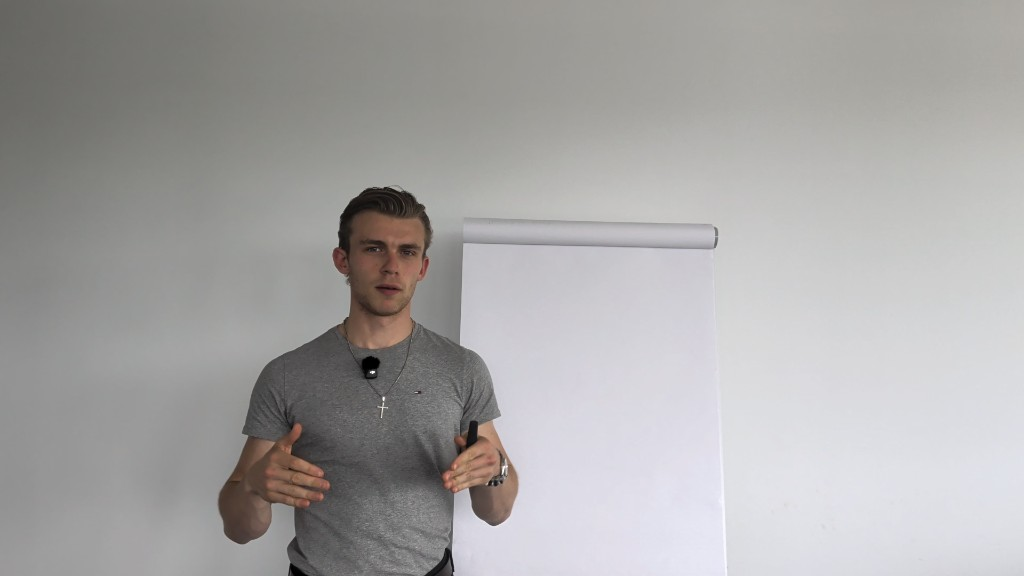
#> input picture 0610.png, 1024 x 576 px, found by its file name
$ python render-thumbnail-preview.py
#> lines starting #> are read from the running program, lines starting #| are printed output that depends on the picture
"""Render Studio-preset thumbnail preview PNG (1280x720)."""
from PIL import Image, ImageDraw, ImageFont

W, H = 1280, 720
SRC = "0610.png"
OUT = "thumbnail-preview-capture.png"

# brand.md
ACCENT = (236, 106, 55)
HEADLINE = (47, 42, 36)
SUBLINE = (120, 148, 100)
LINEN = (251, 248, 243)
CLOUD = (245, 242, 236)
BORDER = (217, 209, 199)

img = Image.open(SRC).convert("RGB")
#> img is the input picture: PIL image 1024x576 RGB; mean R, G, B 167.7, 166.2, 165.8
iw, ih = img.size
#> iw = 1024; ih = 576
target_ratio = W / H
src_ratio = iw / ih
#> src_ratio = 1.78
if src_ratio > target_ratio:
    nh = ih
    nw = int(ih * target_ratio)
    left = (iw - nw) // 2
    img = img.crop((left, 0, left + nw, ih))
else:
    nw = iw
#> nw = 1024
    nh = int(iw / target_ratio)
#> nh = 576
    top = (ih - nh) // 2
#> top = 0
    img = img.crop((0, top, iw, top + nh))
img = img.resize((W, H), Image.Resampling.LANCZOS)
#> img: PIL image 1280x720 RGB

canvas = img.copy()
overlay = Image.new("RGBA", (W, H), (0, 0, 0, 0))
#> overlay: PIL image 1280x720 RGBA; every value is 0
draw_ov = ImageDraw.Draw(overlay)
for x in range(W):
    t = x / W
    if t < 0.44:
        a = 0
    elif t < 0.62:
        a = int(125 * (t - 0.44) / 0.18)
    elif t < 0.90:
        a = int(125 + 51 * (t - 0.62) / 0.28)
    else:
        a = 176
    draw_ov.line([(x, 0), (x, H)], fill=(*LINEN, a) if t < 0.75 else (*CLOUD, a))
canvas = Image.alpha_composite(canvas.convert("RGBA"), overlay).convert("RGB")
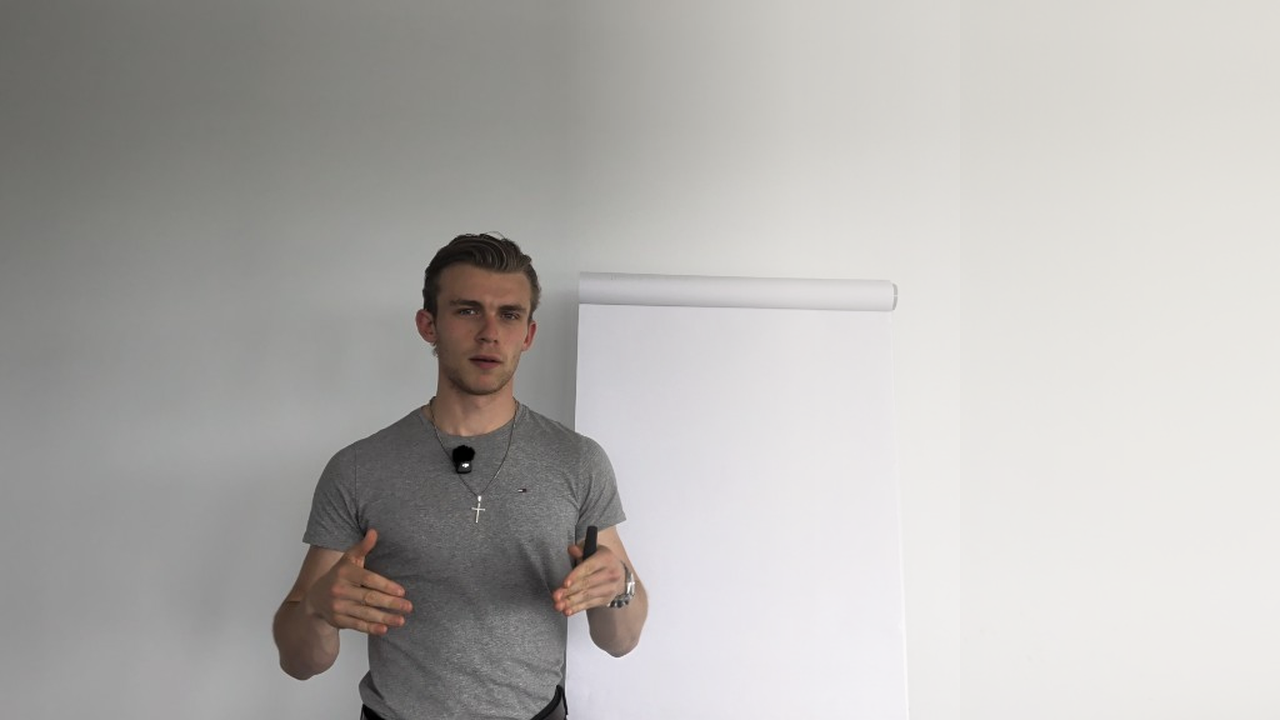
#> canvas: PIL image 1280x720 RGB; mean R, G, B 180.9, 178.8, 176.4
draw = ImageDraw.Draw(canvas)

try:
    font_ep = ImageFont.truetype("arialbd.ttf", 28)
    font_hl = ImageFont.truetype("arialbd.ttf", 72)
    font_sl = ImageFont.truetype("arial.ttf", 34)
except OSError:
    font_ep = ImageFont.load_default()
    font_hl = ImageFont.load_default()
    font_sl = ImageFont.load_default()

# badge
ep = "VIDEO"
bbox = draw.textbbox((0, 0), ep, font=font_ep)
#> bbox = (0, 6, 89, 26)
ep_w = bbox[2] - bbox[0] + 24
#> ep_w = 113
ep_h = bbox[3] - bbox[1] + 16
#> ep_h = 36
ep_x, ep_y = 45, 43
draw.rectangle([ep_x, ep_y, ep_x + ep_w, ep_y + ep_h], fill=ACCENT)
draw.text((ep_x + 12, ep_y + 6), ep, fill=(255, 255, 255), font=font_ep)

# text panel (right)
panel_x = int(W * 0.48)
panel_y = int(H * 0.28)
panel_w = int(W * 0.48)
panel_h = int(H * 0.58)
panel = Image.new("RGBA", (panel_w, panel_h), (*LINEN, 224))
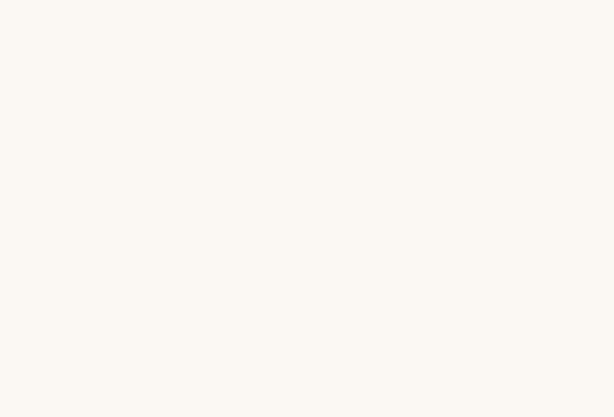
#> panel: PIL image 614x417 RGBA; mean R, G, B, A 251, 248, 243, 224; transparent parts drawn white
panel_draw = ImageDraw.Draw(panel)
panel_draw.rounded_rectangle([0, 0, panel_w - 1, panel_h - 1], radius=12, outline=(*BORDER, 230), width=2)
canvas.paste(panel, (panel_x, panel_y), panel)
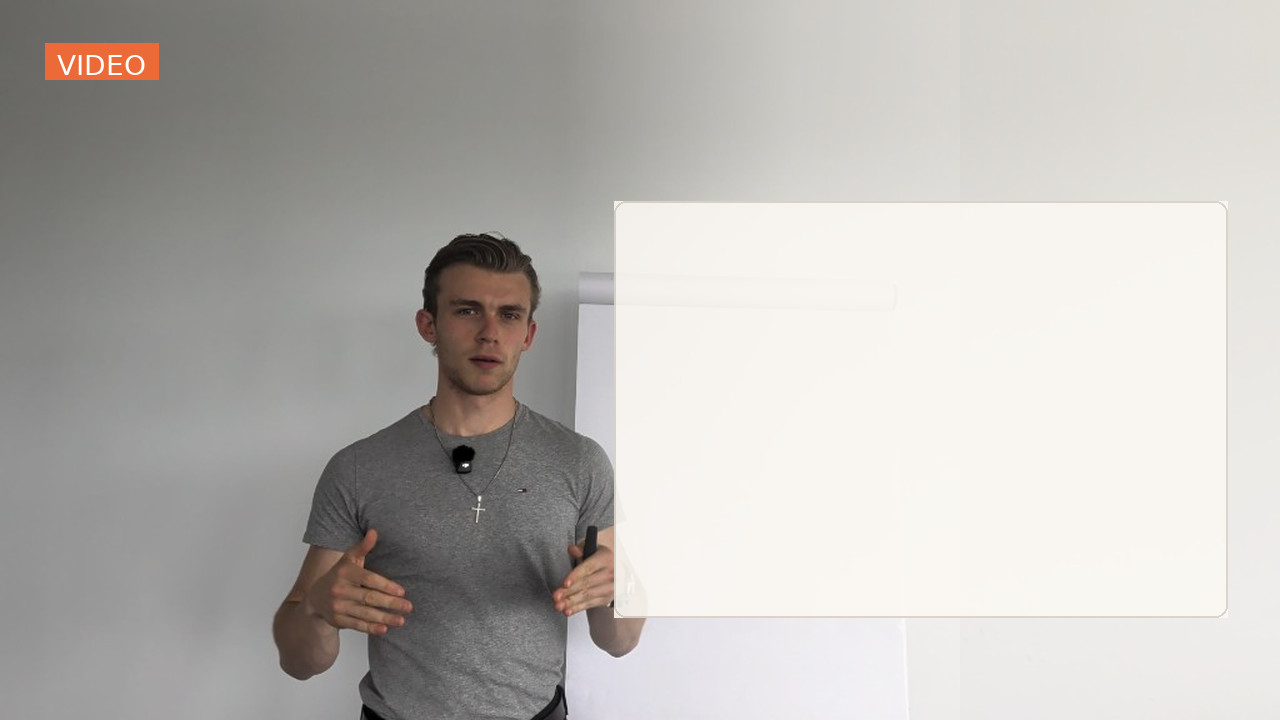
#> canvas: PIL image 1280x720 RGB; mean R, G, B 187.2, 184.3, 180.8

tx = panel_x + panel_w - 48
ty = panel_y + 36
rule_w, rule_h = 72, 5
draw.rectangle([tx - rule_w, ty, tx, ty + rule_h], fill=ACCENT)

lines = ["Deine Headline", "hier"]
y = ty + rule_h + 18
for line in lines:
    bbox = draw.textbbox((0, 0), line, font=font_hl)
    tw = bbox[2] - bbox[0]
    draw.text((tx - tw, y), line, fill=HEADLINE, font=font_hl)
    y += 82
#> this loop made 2 passes
#> (bbox, tw) on passes 1 to 2: ((0, 12, 551, 68), 551), ((0, 12, 140, 68), 140)
#> after the loop, y = 424

sl = "Untertitel · Thema"
bbox = draw.textbbox((0, 0), sl, font=font_sl)
#> bbox = (0, 6, 311, 32)
tw = bbox[2] - bbox[0]
#> tw = 311
draw.text((tx - tw, y + 12), sl, fill=SUBLINE, font=font_sl)

canvas.save(OUT, "PNG")
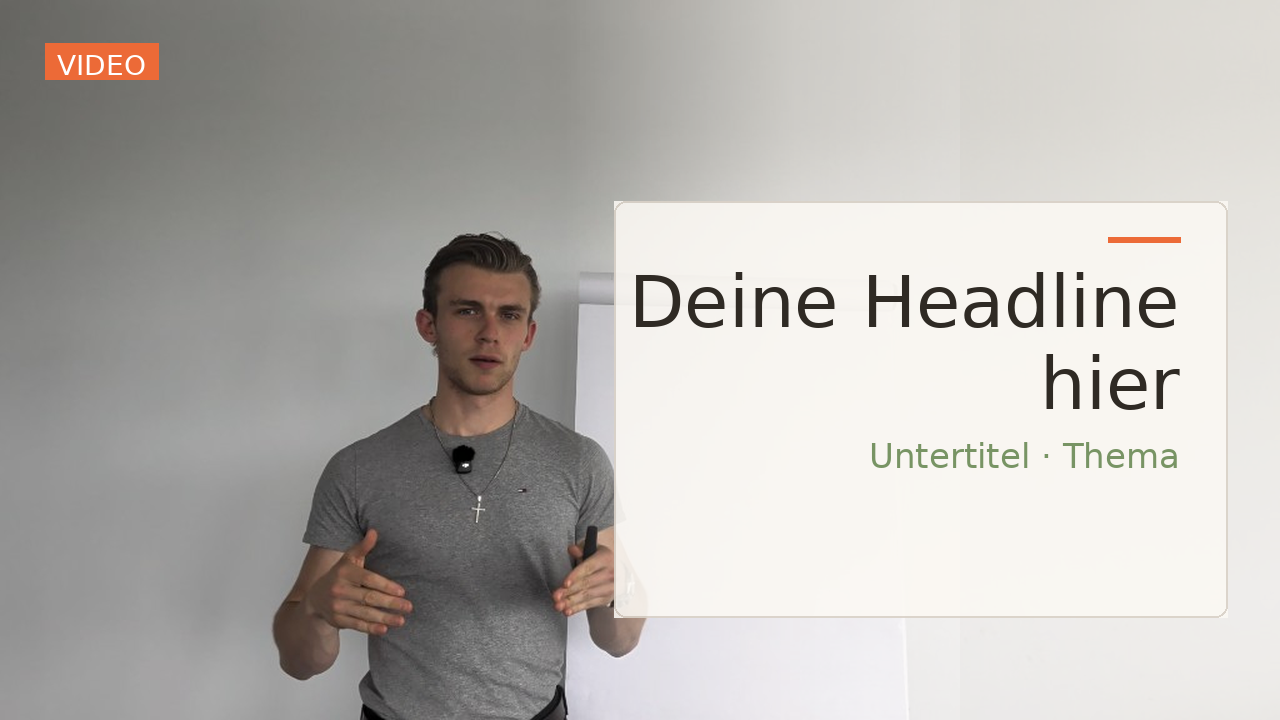
#> saved as thumbnail-preview-capture.png: PIL image 1280x720 RGB; mean R, G, B 184.7, 181.7, 178.1
print(OUT)
